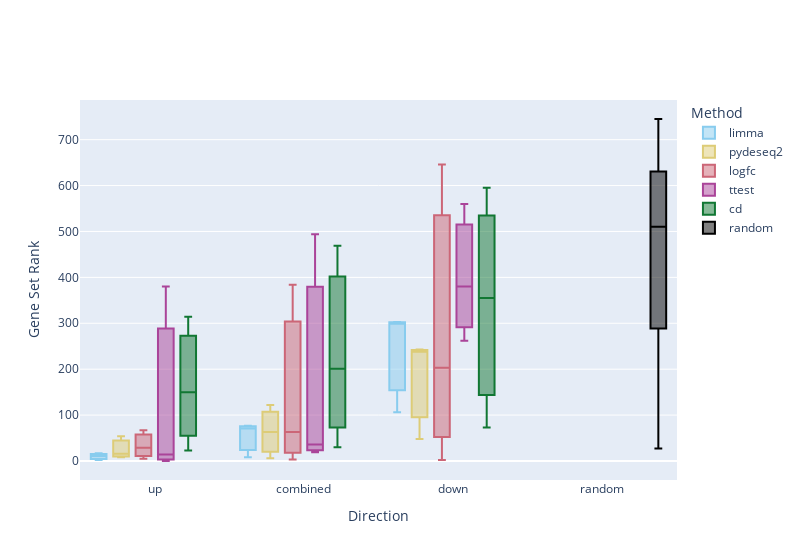
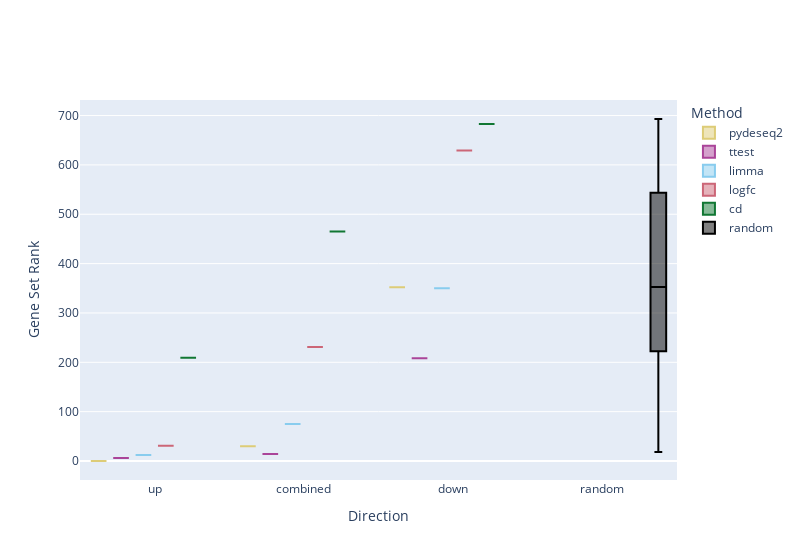
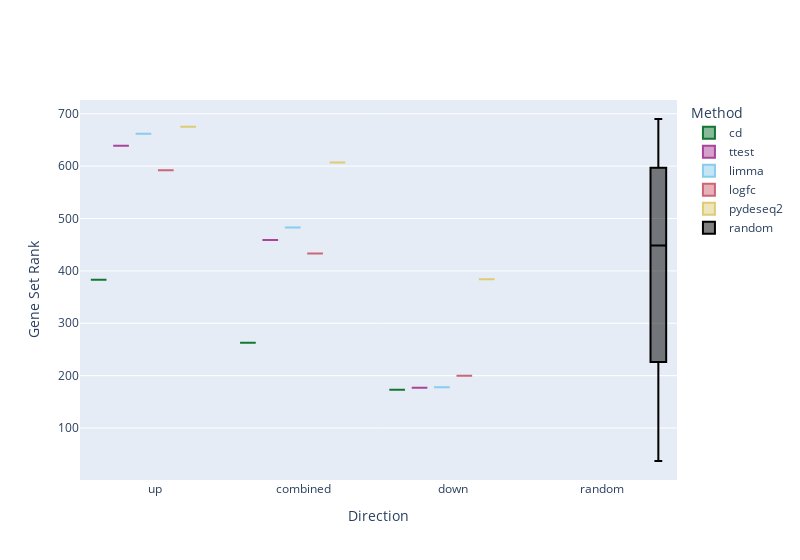

Notebook code cell kept with these figures, in order:
### Code cell
# method_color_map = {
#     'random': 'black',
#     'cd': '#648FFF',
#     'limma': '#785EF0',
#     'pydeseq2': '#DC267F',
#     'logfc': '#FE6100',
#     'ttest': '#FFB000',
#     'ranksum': '#B3B3B3',
#     'paired-ttest': '#009E73'
# }

# color-blind friendly
method_color_map = {
    'random': '#000000',
    'cd': '#117733',
    'limma': '#88CCEE',
    'pydeseq2': '#DDCC77',
    'logfc': '#CC6677',
    'ttest': '#AA4499',
    'ranksum': '#44AA99',
    'paired-ttest': '#882255'
}
for tf in dex_chea2022_df['TF'].unique():
    sub_df = dex_chea2022_df[dex_chea2022_df['TF']==tf]
    sub_df = sub_df[sub_df['Term'].apply(lambda x: 'MLEC' not in x and 'WistarRat' not in x)]
    order = sub_df.groupby('Gene_Set').mean(numeric_only=True).sort_values('Rank').index.map(lambda x: x.split(':')[0]).unique()
    sub_df['Method'] = pd.Categorical(sub_df['Method'], order)
    sub_df['Direction'] = pd.Categorical(sub_df['Direction'], ['up', 'combined', 'down'])
    sub_df = sub_df.sort_values(by=['Direction', 'Method'])

    fig1 = go.Figure()
    for method in sub_df['Method'].unique(): 
      m_df = sub_df[sub_df['Method'] == method]
      fig1.add_trace(go.Box(
          x=m_df[m_df['Method'] == method]['Direction'],
          y=m_df[m_df['Method'] == method]['Rank'],
          name=method, 
          marker_color=method_color_map[method]
      ))
    sub_rand_df = rand_df[rand_df['TF'] == tf]
    fig1.add_trace(go.Box(
      x=sub_rand_df['Method'],
      y=sub_rand_df['Rank'],
      name='random', 
      marker_color='black'
    ))
    fig1.update_layout(
      width=800,
      boxmode='group',
      boxgap=0.1,
      xaxis={
          'title': {'text': 'Direction'}, 
      },
      yaxis={
          'title': {'text': 'Gene Set Rank'}
      },
      legend_title_text="Method"
    )
    fig1.show()    
    if tf == 'NR3C1': 
        fig1.write_image('/Users/maayanlab/Documents/manuscripts/dex-benchmark/revised_figures/2D_300dpi.png', scale=(800/300))

### Figure 1 — Plotly figure (JSON) as saved in the notebook; plotly's stock layout.template omitted (floating-point values rounded to 4 significant figures)
{"data": [{"marker": {"color": "#88CCEE"}, "name": "limma", "type": "box", "x": ["up", "up", "up", "combined", "combined", "combined", "down", "down", "down"], "y": [2, 11, 17, 8, 71, 77, 106, 299, 303]}, {"marker": {"color": "#DDCC77"}, "name": "pydeseq2", "type": "box", "x": ["up", "up", "up", "combined", "combined", "combined", "down", "down", "down"], "y": [8, 16, 54, 6, 63, 122, 48, 238, 243]}, {"marker": {"color": "#CC6677"}, "name": "logfc", "type": "box", "x": ["up", "up", "up", "combined", "combined", "combined", "down", "down", "down"], "y": [5, 29, 67, 3, 63, 384, 2, 203, 646]}, {"marker": {"color": "#AA4499"}, "name": "ttest", "type": "box", "x": ["up", "up", "up", "combined", "combined", "combined", "down", "down", "down"], "y": [0, 14, 380, 19, 36, 494, 262, 380, 560]}, {"marker": {"color": "#117733"}, "name": "cd", "type": "box", "x": ["up", "up", "up", "combined", "combined", "combined", "down", "down", "down"], "y": [23, 150, 314, 30, 201, 469, 73, 355, 595]}, {"marker": {"color": "black"}, "name": "random", "type": "box", "x": ["random", "random", "random", "random", "random", "random", "random", "random", "random", "random", "random", "random", "random", "random", "random", "random", "random", "random", "random", "random", "random", "random", "random", "random", "random", "random", "random", "random", "random", "random", "random", "random", "random", "random", "random", "random", "random", "random", "random", "random", "random", "random", "random", "random", "random", "random", "random", "random", "random", "random", "random", "random", "random", "random", "random", "random", "random", "random", "random", "random", "random", "random", "random", "random", "random", "random", "random", "random", "random", "random", "random", "random", "random", "random", "random", "random", "random", "random", "random", "random", "random", "random", "random", "random", "random", "random", "random", "random", "random", "random", "random", "random", "random", "random", "random", "random", "random", "random", "random", "random", "random", "random", "random", "random", "random", "random", "random", "random", "random", "random", "random", "random", "random", "random", "random", "random", "random", "random", "random", "random"], "y": [160, 434, 536, 618, 638, 740, 27, 31, 92, 226, 230, 738, 66, 204, 225, 388, 508, 738, 374, 403, 514, 573, 644, 729, 235, 416, 513, 595, 614, 741, 385, 396, 520, 638, 660, 742, 89, 276, 539, 627, 638, 741, 42, 257, 432, 493, 602, 737, 284, 371, 463, 566, 591, 739, 251, 401, 577, 605, 636, 736, 358, 479, 508, 514, 522, 745, 89, 204, 340, 429, 595, 738, 110, 117, 119, 294, 476, 729, 530, 547, 575, 612, 659, 736, 293, 532, 545, 557, 567, 740, 78, 109, 182, 280, 446, 742, 280, 471, 570, 667, 719, 733, 135, 152, 410, 545, 591, 732, 28, 117, 363, 426, 589, 737, 347, 399, 421, 481, 634, 737]}], "layout": {"boxgap": 0.1, "boxmode": "group", "legend": {"title": {"text": "Method"}}, "width": 800, "xaxis": {"title": {"text": "Direction"}}, "yaxis": {"title": {"text": "Gene Set Rank"}}}}

### Figure 2 — Plotly figure (JSON) as saved in the notebook; plotly's stock layout.template omitted (floating-point values rounded to 4 significant figures)
{"data": [{"marker": {"color": "#DDCC77"}, "name": "pydeseq2", "type": "box", "x": ["up", "combined", "down"], "y": [0, 30, 352]}, {"marker": {"color": "#AA4499"}, "name": "ttest", "type": "box", "x": ["up", "combined", "down"], "y": [6, 14, 208]}, {"marker": {"color": "#88CCEE"}, "name": "limma", "type": "box", "x": ["up", "combined", "down"], "y": [12, 75, 350]}, {"marker": {"color": "#CC6677"}, "name": "logfc", "type": "box", "x": ["up", "combined", "down"], "y": [31, 231, 629]}, {"marker": {"color": "#117733"}, "name": "cd", "type": "box", "x": ["up", "combined", "down"], "y": [209, 465, 683]}, {"marker": {"color": "black"}, "name": "random", "type": "box", "x": ["random", "random", "random", "random", "random", "random", "random", "random", "random", "random", "random", "random", "random", "random", "random", "random", "random", "random", "random", "random"], "y": [529, 636, 18, 693, 297, 138, 226, 248, 558, 454, 177, 445, 282, 252, 219, 678, 408, 424, 593, 30]}], "layout": {"boxgap": 0.1, "boxmode": "group", "legend": {"title": {"text": "Method"}}, "width": 800, "xaxis": {"title": {"text": "Direction"}}, "yaxis": {"title": {"text": "Gene Set Rank"}}}}

### Figure 3 — Plotly figure (JSON) as saved in the notebook; plotly's stock layout.template omitted (floating-point values rounded to 4 significant figures)
{"data": [{"marker": {"color": "#117733"}, "name": "cd", "type": "box", "x": ["up", "combined", "down"], "y": [383, 263, 173]}, {"marker": {"color": "#AA4499"}, "name": "ttest", "type": "box", "x": ["up", "combined", "down"], "y": [639, 459, 177]}, {"marker": {"color": "#88CCEE"}, "name": "limma", "type": "box", "x": ["up", "combined", "down"], "y": [662, 483, 178]}, {"marker": {"color": "#CC6677"}, "name": "logfc", "type": "box", "x": ["up", "combined", "down"], "y": [592, 433, 200]}, {"marker": {"color": "#DDCC77"}, "name": "pydeseq2", "type": "box", "x": ["up", "combined", "down"], "y": [675, 607, 384]}, {"marker": {"color": "black"}, "name": "random", "type": "box", "x": ["random", "random", "random", "random", "random", "random", "random", "random", "random", "random", "random", "random", "random", "random", "random", "random", "random", "random", "random", "random"], "y": [231, 184, 37, 469, 607, 379, 435, 221, 473, 616, 531, 423, 662, 593, 462, 601, 186, 690, 196, 415]}], "layout": {"boxgap": 0.1, "boxmode": "group", "legend": {"title": {"text": "Method"}}, "width": 800, "xaxis": {"title": {"text": "Direction"}}, "yaxis": {"title": {"text": "Gene Set Rank"}}}}
